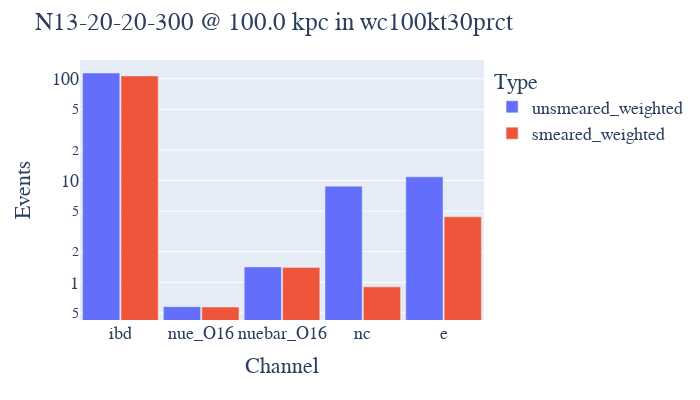

Notebook source saved alongside this figure:
### Code cell
beer.bar_totals(sn, detector)

### Figure 1 — Plotly figure (JSON) as saved in the notebook; plotly's stock layout.template omitted (floating-point values rounded to 4 significant figures)
{"data": [{"alignmentgroup": "True", "hovertemplate": "Type=unsmeared_weighted<br>Channel=%{x}<br>Events=%{y}<extra></extra>", "legendgroup": "unsmeared_weighted", "marker": {"color": "#636efa", "pattern": {"shape": ""}}, "name": "unsmeared_weighted", "offsetgroup": "unsmeared_weighted", "orientation": "v", "showlegend": true, "textposition": "auto", "type": "bar", "x": ["ibd", "nue_O16", "nuebar_O16", "nc", "e"], "xaxis": "x", "y": [113.8, 0.5761, 1.416, 8.798, 10.86], "yaxis": "y"}, {"alignmentgroup": "True", "hovertemplate": "Type=smeared_weighted<br>Channel=%{x}<br>Events=%{y}<extra></extra>", "legendgroup": "smeared_weighted", "marker": {"color": "#EF553B", "pattern": {"shape": ""}}, "name": "smeared_weighted", "offsetgroup": "smeared_weighted", "orientation": "v", "showlegend": true, "textposition": "auto", "type": "bar", "x": ["ibd", "nue_O16", "nuebar_O16", "nc", "e"], "xaxis": "x", "y": [106.5, 0.5715, 1.398, 0.9012, 4.4], "yaxis": "y"}], "layout": {"bargap": 0.05, "bargroupgap": 0.03, "barmode": "group", "font": {"family": "Times New Roman", "size": 18}, "height": 400, "legend": {"title": {"text": "Type"}, "tracegroupgap": 0}, "margin": {"t": 60}, "title": {"text": "N13-20-20-300 @ 100.0 kpc in wc100kt30prct"}, "width": 700, "xaxis": {"anchor": "y", "domain": [0, 1], "title": {"text": "Channel"}}, "yaxis": {"anchor": "x", "domain": [0, 1], "title": {"text": "Events"}, "type": "log"}}}
